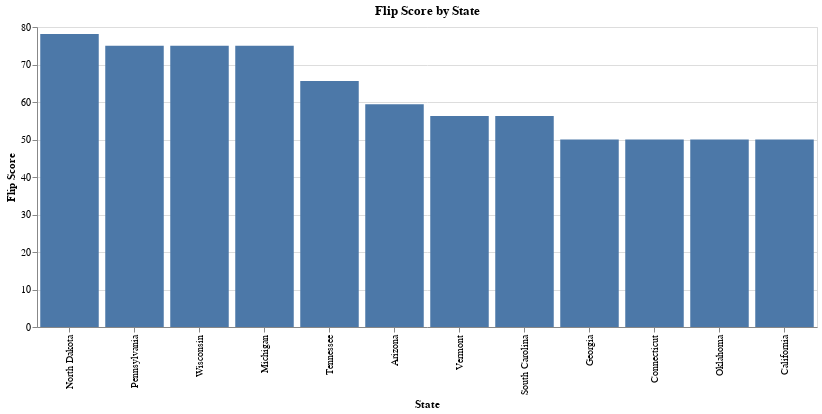

Here is the notebook cell this chart was saved with:
### Code cell
flip_score_df_sorted = flip_score_top_states.sort_values(by='Flip Score', ascending=False)

ordered_states = flip_score_df_sorted['State'].tolist()

chart = alt.Chart(flip_score_df_sorted).mark_bar().encode(
    x=alt.X('State:N', sort=ordered_states),
    y='Flip Score:Q'
).properties(
    title='Flip Score by State',
    width=780  # Set the width to 780 pixels
)

chart.display()

### Figure 1 — Vega-Lite specification as saved in the notebook (floating-point values rounded to 4 significant figures)
{"config": {"view": {"continuousWidth": 300, "continuousHeight": 300}}, "data": {"name": "data-13b840bf0c83f7a2aa904af14fec7dbd"}, "mark": {"type": "bar"}, "encoding": {"x": {"field": "State", "sort": ["North Dakota", "Pennsylvania", "Wisconsin", "Michigan", "Tennessee", "Arizona", "Vermont", "South Carolina", "Georgia", "Connecticut", "Oklahoma", "California"], "type": "nominal"}, "y": {"field": "Flip Score", "type": "quantitative"}}, "title": "Flip Score by State", "width": 780, "$schema": "https://vega.github.io/schema/vega-lite/v5.16.3.json", "datasets": {"data-13b840bf0c83f7a2aa904af14fec7dbd": [{"Rank": 1, "State": "North Dakota", "Flip Score": 78.12}, {"Rank": 2, "State": "Pennsylvania", "Flip Score": 75.0}, {"Rank": 2, "State": "Wisconsin", "Flip Score": 75.0}, {"Rank": 2, "State": "Michigan", "Flip Score": 75.0}, {"Rank": 5, "State": "Tennessee", "Flip Score": 65.62}, {"Rank": 6, "State": "Arizona", "Flip Score": 59.38}, {"Rank": 7, "State": "Vermont", "Flip Score": 56.25}, {"Rank": 7, "State": "South Carolina", "Flip Score": 56.25}, {"Rank": 9, "State": "Georgia", "Flip Score": 50.0}, {"Rank": 9, "State": "Connecticut", "Flip Score": 50.0}, {"Rank": 9, "State": "Oklahoma", "Flip Score": 50.0}, {"Rank": 9, "State": "California", "Flip Score": 50.0}]}}
